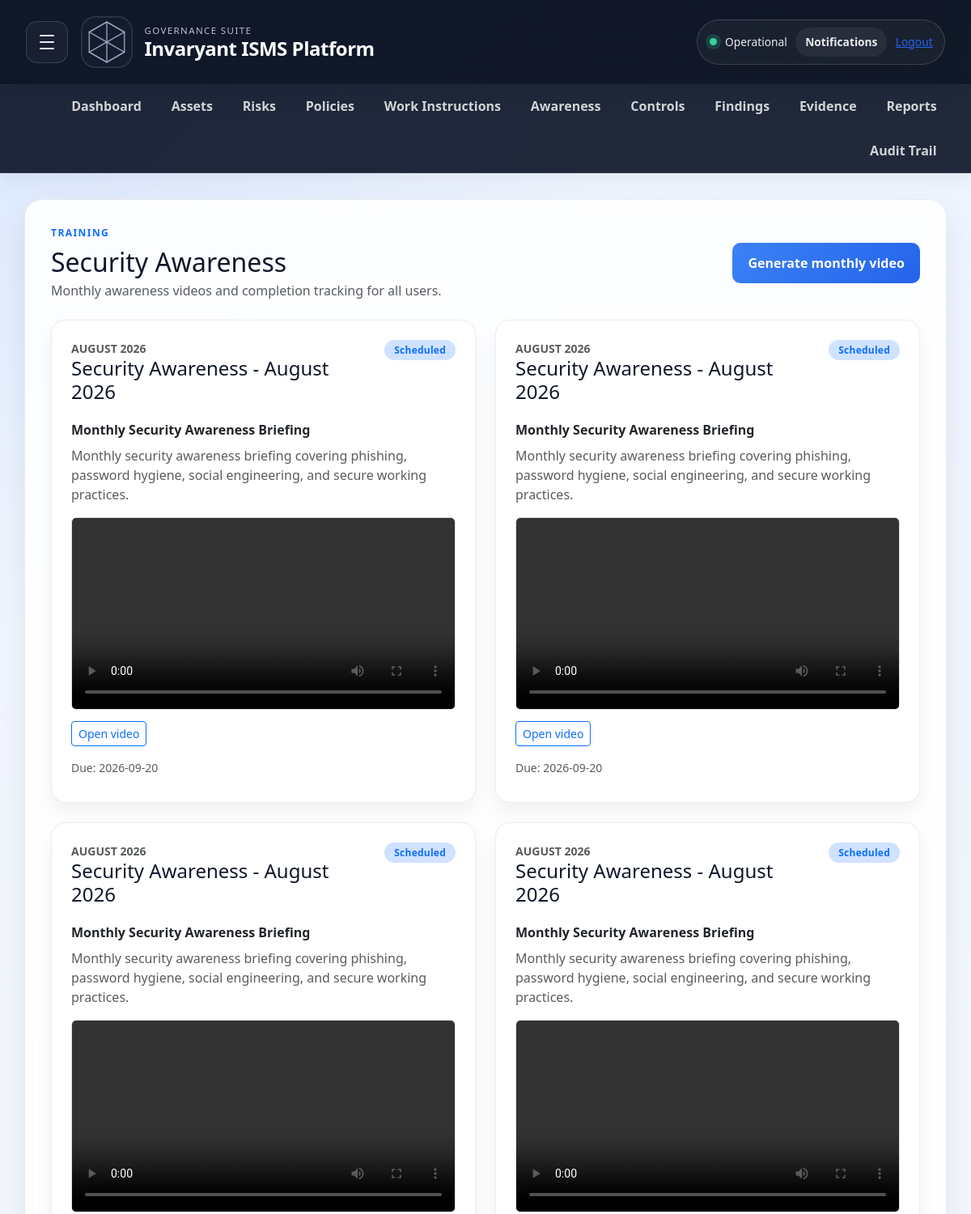
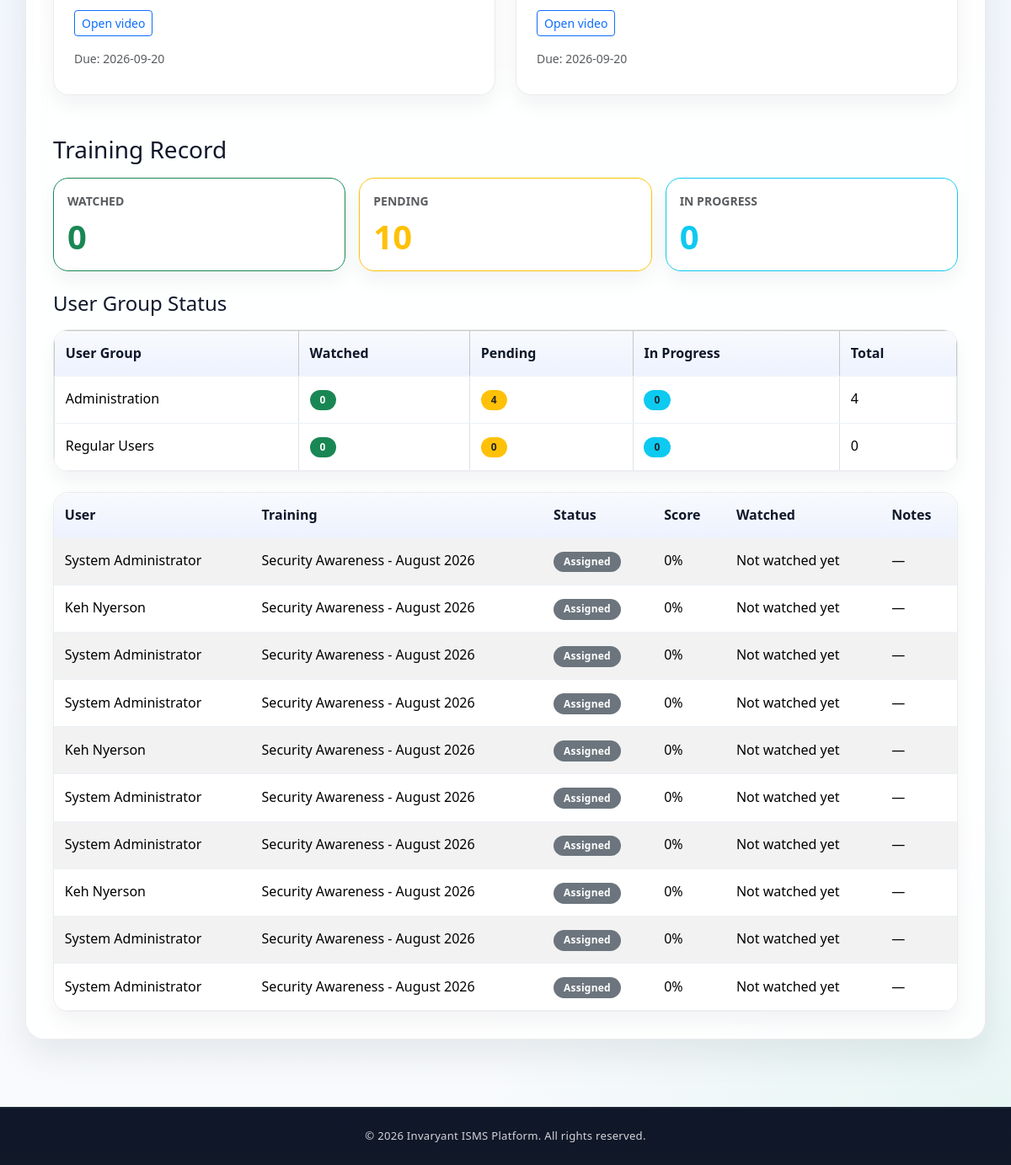
The app's page /security-awareness (signed in) with its own data (2 pictures, top to bottom).
### app/models.py (models this page shows, shortened)
class SecurityAwarenessCampaign(db.Model):
    __tablename__ = 'security_awareness_campaigns'
    id = db.Column(db.Integer, primary_key=True)
    tenant_id = db.Column(db.Integer, db.ForeignKey('tenants.id'), nullable=False, default=1)
    title = db.Column(db.String(200), nullable=False)
    month_label = db.Column(db.String(50), nullable=False)
    video_title = db.Column(db.String(200), nullable=False)
    description = db.Column(db.Text)
    video_url = db.Column(db.String(500), nullable=True)
    status = db.Column(db.String(50), default='Scheduled')
    due_date = db.Column(db.DateTime, nullable=True)
    created_at = db.Column(db.DateTime, default=datetime.utcnow)
    created_by_user_id = db.Column(db.Integer, db.ForeignKey('users.id'), nullable=True)
    assignments = db.relationship('AwarenessAssignment', backref='campaign', lazy=True)

class UserGroup(db.Model):
    __tablename__ = 'user_groups'
    __table_args__ = (
        db.Index('ix_user_groups_tenant_id', 'tenant_id'),
    )
    id = db.Column(db.Integer, primary_key=True)
    tenant_id = db.Column(db.Integer, db.ForeignKey('tenants.id'), nullable=False)
    name = db.Column(db.String(200), nullable=False)
    description = db.Column(db.Text, nullable=True)
    created_at = db.Column(db.DateTime, default=datetime.utcnow)
    users = db.relationship(
        'User',
        secondary='user_group_memberships',
        backref=db.backref('groups', lazy='dynamic'),
        lazy='dynamic',
    )

class AwarenessAssignment(db.Model):
    __tablename__ = 'awareness_assignments'
    id = db.Column(db.Integer, primary_key=True)
    tenant_id = db.Column(db.Integer, db.ForeignKey('tenants.id'), nullable=False, default=1)
    campaign_id = db.Column(db.Integer, db.ForeignKey('security_awareness_campaigns.id'), nullable=False)
    user_id = db.Column(db.Integer, db.ForeignKey('users.id'), nullable=False)
    status = db.Column(db.String(50), default='Assigned')
    assigned_at = db.Column(db.DateTime, default=datetime.utcnow)
    sent_at = db.Column(db.DateTime, nullable=True)
    watched_at = db.Column(db.DateTime, nullable=True)
    completion_score = db.Column(db.Integer, default=0)
    notes = db.Column(db.Text, nullable=True)
    user = db.relationship('User', backref='awareness_assignments')

class User(UserMixin, db.Model):
    __tablename__ = 'users'
    __table_args__ = (
        db.Index('ix_users_tenant_id', 'tenant_id'),
        db.Index('ix_users_role_id', 'role_id'),
        db.Index('ix_users_email', 'email'),
    )
    id = db.Column(db.Integer, primary_key=True)
    tenant_id = db.Column(db.Integer, db.ForeignKey('tenants.id'), nullable=False)
    email = db.Column(db.String(255), unique=True, nullable=False)
    password_hash = db.Column(db.String(255), nullable=False)
    full_name = db.Column(db.String(200), nullable=False)
    role_id = db.Column(db.Integer, db.ForeignKey('roles.id'), nullable=False)
    is_active = db.Column(db.Boolean, default=True)
    mfa_enabled = db.Column(db.Boolean, default=False)
    mfa_secret = db.Column(db.String(64), nullable=True)
    profile_photo_path = db.Column(db.String(500), nullable=True)
    created_at = db.Column(db.DateTime, default=datetime.utcnow)
    last_login_at = db.Column(db.DateTime, nullable=True)
    role = db.relationship('Role', backref='users')

### app/routes.py (the view, shortened to what this page needs)
@main.route('/security-awareness')
@login_required
def security_awareness_list():
    if current_user.role and current_user.role.name in {'admin', 'security_manager', 'auditor'}:
        campaigns = SecurityAwarenessCampaign.query.filter_by(tenant_id=current_user.tenant_id).order_by(SecurityAwarenessCampaign.created_at.desc()).all()
        assignments = AwarenessAssignment.query.filter_by(tenant_id=current_user.tenant_id).order_by(AwarenessAssignment.assigned_at.desc()).all()
        all_groups = UserGroup.query.filter_by(tenant_id=current_user.tenant_id).order_by(UserGroup.name.asc()).all()
    watched_assignments = [a for a in assignments if a.status == 'Completed']
    pending_assignments = [a for a in assignments if a.status in {'Assigned', 'Pending'}]
    in_progress_assignments = [a for a in assignments if a.status == 'In Progress']
    group_status_breakdown = []
    for group in all_groups:
        group_user_ids = [user.id for user in group.users.all()] if hasattr(group.users, 'all') else [member.id for member in group.users]
        group_assignments = [assignment for assignment in assignments if assignment.user_id in group_user_ids]
        group_status_breakdown.append({
            'group': group,
            'watched': sum(1 for assignment in group_assignments if assignment.status == 'Completed'),
            'pending': sum(1 for assignment in group_assignments if assignment.status in {'Assigned', 'Pending'}),
            'in_progress': sum(1 for assignment in group_assignments if assignment.status == 'In Progress'),
            'total': len(group_assignments),
        })
    return render_template(
        'security_awareness_list.html',
        campaigns=campaigns,
        assignments=assignments,
        watched_assignments=watched_assignments,
        pending_assignments=pending_assignments,
        in_progress_assignments=in_progress_assignments,
        group_status_breakdown=group_status_breakdown,
    )

### app/templates/security_awareness_list.html (shortened to what this page needs)
{% extends "base.html" %}
{% block content %}
<div class="d-flex flex-column flex-lg-row justify-content-between align-items-lg-center mb-4 gap-3">
    <div>
        <p class="text-uppercase fw-bold text-primary mb-2" style="letter-spacing: 0.12em; font-size: 0.75rem;">Training</p>
        <h2 class="mb-1">Security Awareness</h2>
        <p class="text-muted mb-0">Monthly awareness videos and completion tracking for all users.</p>
    </div>
    {% if current_user.role and (current_user.role.name == 'admin' or current_user.role.name == 'security_manager') %}
    <a href="/security-awareness/new" class="btn btn-primary">Generate monthly video</a>
    {% endif %}
</div>
{% if campaigns %}
<div class="row g-4">
    {% for campaign in campaigns %}
    {% set assignment = none %}
    {% if current_user.role and (current_user.role.name == 'admin' or current_user.role.name == 'security_manager') %}
        {% set assignment = none %}
    {% else %}
        {% for item in current_user.awareness_assignments %}
            {% if item.campaign_id == campaign.id %}
                {% set assignment = item %}
            {% endif %}
        {% endfor %}
    {% endif %}
    <div class="col-lg-6">
        <div class="card h-100 p-4">
            <div class="d-flex justify-content-between align-items-start gap-3 mb-3">
                <div>
                    <div class="text-uppercase small text-muted fw-bold">{{ campaign.month_label }}</div>
                    <h4 class="mb-1">{{ campaign.title }}</h4>
                </div>
                <span class="badge bg-primary-subtle text-primary">{{ campaign.status }}</span>
            </div>
            <div class="mb-3">
                <strong>{{ campaign.video_title }}</strong>
                <p class="text-muted mt-2 mb-0">{{ campaign.description }}</p>
            </div>
            {% if campaign.video_url %}
            <div class="mb-3">
                <video
                    controls
                    preload="metadata"
                    class="w-100 rounded border"
                    data-assignment-id="{{ assignment.id if assignment else '' }}"
                    data-csrf-token="{{ session.get('_csrf_token') }}"
                    {% if assignment and assignment.status == 'Completed' %}data-watched="true"{% endif %}>
                    <source src="{{ campaign.video_url }}" type="video/mp4">
                </video>
                <div class="mt-2">
                    <a href="{{ campaign.video_url }}" target="_blank" rel="noopener" class="btn btn-outline-primary btn-sm">Open video</a>
                </div>
            </div>
            {% endif %}
            {% if current_user.role and (current_user.role.name == 'admin' or current_user.role.name == 'security_manager') %}
            <div class="small text-muted mb-2">Due: {{ campaign.due_date.strftime('%Y-%m-%d') if campaign.due_date else 'Not set' }}</div>
            {% endif %}
        </div>
    </div>
    {% endfor %}
</div>
{% else %}
<div class="empty-state">
    <h5 class="mb-2">No awareness campaigns yet</h5>
    <p class="mb-0">Generate the first monthly security awareness briefing to assign it to users.</p>
</div>
{% endif %}
{% if assignments %}
<div class="mt-5">
    <div class="d-flex justify-content-between align-items-center mb-3">
        <h3 class="mb-0">Training Record</h3>
    </div>
    <div class="row g-3 mb-4">
        <div class="col-md-4">
            <div class="card border-success h-100">
                <div class="card-body">
                    <div class="text-muted small text-uppercase fw-bold">Watched</div>
                    <div class="display-6 fw-bold text-success mt-2">{{ watched_assignments|length }}</div>
                </div>
            </div>
        </div>
        <div class="col-md-4">
            <div class="card border-warning h-100">
                <div class="card-body">
                    <div class="text-muted small text-uppercase fw-bold">Pending</div>
                    <div class="display-6 fw-bold text-warning mt-2">{{ pending_assignments|length }}</div>
                </div>
            </div>
        </div>
        <div class="col-md-4">
            <div class="card border-info h-100">
                <div class="card-body">
                    <div class="text-muted small text-uppercase fw-bold">In Progress</div>
                    <div class="display-6 fw-bold text-info mt-2">{{ in_progress_assignments|length }}</div>
                </div>
            </div>
        </div>
    </div>
    {% if group_status_breakdown %}
    <div class="mb-4">
        <h4 class="mb-3">User Group Status</h4>
        <div class="card p-0 overflow-hidden">
            <div class="table-responsive">
                <table class="table table-bordered table-hover mb-0 align-middle">
                    <thead class="table-light">
                        <tr>
                            <th>User Group</th>
                            <th>Watched</th>
                            <th>Pending</th>
                            <th>In Progress</th>
                            <th>Total</th>
                        </tr>
                    </thead>
                    <tbody>
                        {% for item in group_status_breakdown %}
                        <tr>
                            <td>{{ item.group.name }}</td>
                            <td><span class="badge bg-success">{{ item.watched }}</span></td>
                            <td><span class="badge bg-warning text-dark">{{ item.pending }}</span></td>
                            <td><span class="badge bg-info text-dark">{{ item.in_progress }}</span></td>
                            <td>{{ item.total }}</td>
                        </tr>
                        {% endfor %}
                    </tbody>
                </table>
            </div>
        </div>
    </div>
    {% endif %}
    <div class="card p-0 overflow-hidden">
        <div class="table-responsive">
            <table class="table table-striped table-hover mb-0 align-middle">
                <thead class="table-light">
                    <tr>
                        <th>User</th>
                        <th>Training</th>
                        <th>Status</th>
                        <th>Score</th>
                        <th>Watched</th>
                        <th>Notes</th>
                    </tr>
                </thead>
                <tbody>
                    {% for record in assignments %}
                    <tr>
                        <td>{{ record.user.full_name or record.user.email if record.user else 'Unknown user' }}</td>
                        <td>{{ record.campaign.title if record.campaign else 'Training campaign' }}</td>
                        <td>
                            <span class="badge {% if record.status == 'Completed' %}bg-success{% elif record.status == 'In Progress' %}bg-info text-dark{% elif record.status == 'Pending' %}bg-warning text-dark{% else %}bg-secondary{% endif %}">
                                {{ record.status if record.status else 'Assigned' }}
                            </span>
                        </td>
                        <td>{{ record.completion_score }}%</td>
                        <td>{{ record.watched_at.strftime('%Y-%m-%d') if record.watched_at else 'Not watched yet' }}</td>
                        <td>{{ record.notes or '—' }}</td>
                    </tr>
                    {% endfor %}
                </tbody>
            </table>
        </div>
    </div>
</div>
{% endif %}
{% endblock %}

### app/static/style.css (style rules this page uses)
:root { --isms-navy: #0f172a; --isms-navy-soft: #1e293b; --isms-blue: #2563eb; --isms-accent: #3b82f6; --isms-danger: #ef4444; --isms-warning: #f59e0b; --isms-success: #10b981; --isms-bg: #f4f7fb; --isms-panel: rgba(255, 255, 255, 0.88); --isms-border: rgba(15, 23, 42, 0.08); --isms-text: #1f2937; --isms-muted: #64748b; --isms-shadow: 0 18px 40px rgba(15, 23, 42, 0.08); }
* { margin: 0; padding: 0; box-sizing: border-box; }
body { background: radial-gradient(circle at top left, rgba(59, 130, 246, 0.12), transparent 25%), radial-gradient(circle at bottom right, rgba(16, 185, 129, 0.08), transparent 20%), linear-gradient(180deg, #eef4ff 0%, #f8fafc 100%); font-family: 'Segoe UI', Roboto, -apple-system, sans-serif; color: var(--isms-text); line-height: 1.5; }
.card { border: 1px solid var(--isms-border); border-radius: 18px; box-shadow: 0 12px 24px rgba(15, 23, 42, 0.05); transition: transform 0.15s ease, box-shadow 0.2s ease; background: rgba(255,255,255,0.9); }
h1, h2, h3, h4, h5, h6 { color: var(--isms-navy); margin-bottom: 0.75rem; }
p { margin-bottom: 1rem; }
a { color: var(--isms-blue); }
.table { width: 100%; border-collapse: collapse; background-color: white; border-radius: 12px; overflow: hidden; }
.table th, .table td { padding: 0.9rem 0.8rem; border-bottom: 1px solid #edf2f7; text-align: left; vertical-align: top; }
.table thead th { background: linear-gradient(180deg, #f8fafc, #eef2ff); color: var(--isms-navy); font-weight: 700; }
.badge { display: inline-block; padding: 0.4rem 0.75rem; border-radius: 999px; color: white; font-weight: 700; font-size: 0.75rem; letter-spacing: 0.02em; }
button.primary, .btn-primary, .btn-success, .btn-warning, .btn-danger, .btn-secondary { display: inline-block; border: none; border-radius: 10px; text-decoration: none; padding: 0.8rem 1.2rem; font-weight: 700; cursor: pointer; transition: transform 0.15s ease, opacity 0.2s ease; }
.btn-primary { background: linear-gradient(135deg, #3b82f6, #2563eb); color: white; }

### records on screen
SecurityAwarenessCampaign: month_label "AUGUST 2026", title "Security Awareness - August 2026", status "Scheduled", video_title "Monthly Security Awareness Briefing", description "Monthly security awareness briefing covering phishing, password hygiene, social engineering, and secure working practices.", due_date "2026-09-20"
SecurityAwarenessCampaign: month_label "AUGUST 2026", title "Security Awareness - August 2026", status "Scheduled", video_title "Monthly Security Awareness Briefing", description "Monthly security awareness briefing covering phishing, password hygiene, social engineering, and secure working practices.", due_date "2026-09-20"
SecurityAwarenessCampaign: month_label "AUGUST 2026", title "Security Awareness - August 2026", status "Scheduled", video_title "Monthly Security Awareness Briefing", description "Monthly security awareness briefing covering phishing, password hygiene, social engineering, and secure working practices.", due_date "2026-09-20"
SecurityAwarenessCampaign: month_label "AUGUST 2026", title "Security Awareness - August 2026", status "Scheduled", video_title "Monthly Security Awareness Briefing", description "Monthly security awareness briefing covering phishing, password hygiene, social engineering, and secure working practices.", due_date "2026-09-20"
UserGroup: group.name "Administration"
UserGroup: group.name "Regular Users"
AwarenessAssignment: user "System Administrator", campaign "Security Awareness - August 2026", status "Assigned", completion_score "0", watched_at "Not watched yet", notes "—"
AwarenessAssignment: user "Keh Nyerson", campaign "Security Awareness - August 2026", status "Assigned", completion_score "0", watched_at "Not watched yet", notes "—"
AwarenessAssignment: user "System Administrator", campaign "Security Awareness - August 2026", status "Assigned", completion_score "0", watched_at "Not watched yet", notes "—"
AwarenessAssignment: user "System Administrator", campaign "Security Awareness - August 2026", status "Assigned", completion_score "0", watched_at "Not watched yet", notes "—"
AwarenessAssignment: user "Keh Nyerson", campaign "Security Awareness - August 2026", status "Assigned", completion_score "0", watched_at "Not watched yet", notes "—"
AwarenessAssignment: user "System Administrator", campaign "Security Awareness - August 2026", status "Assigned", completion_score "0", watched_at "Not watched yet", notes "—"
AwarenessAssignment: user "System Administrator", campaign "Security Awareness - August 2026", status "Assigned", completion_score "0", watched_at "Not watched yet", notes "—"
AwarenessAssignment: user "Keh Nyerson", campaign "Security Awareness - August 2026", status "Assigned", completion_score "0", watched_at "Not watched yet", notes "—"
AwarenessAssignment: user "System Administrator", campaign "Security Awareness - August 2026", status "Assigned", completion_score "0", watched_at "Not watched yet", notes "—"
AwarenessAssignment: user "System Administrator", campaign "Security Awareness - August 2026", status "Assigned", completion_score "0", watched_at "Not watched yet", notes "—"

### other values on screen
{{ watched_assignments|length }} "0"
{{ pending_assignments|length }} "10"
{{ in_progress_assignments|length }} "0"
{{ item.watched }} "0" "0"
{{ item.pending }} "4" "0"
{{ item.in_progress }} "0" "0"
{{ item.total }} "4" "0"
